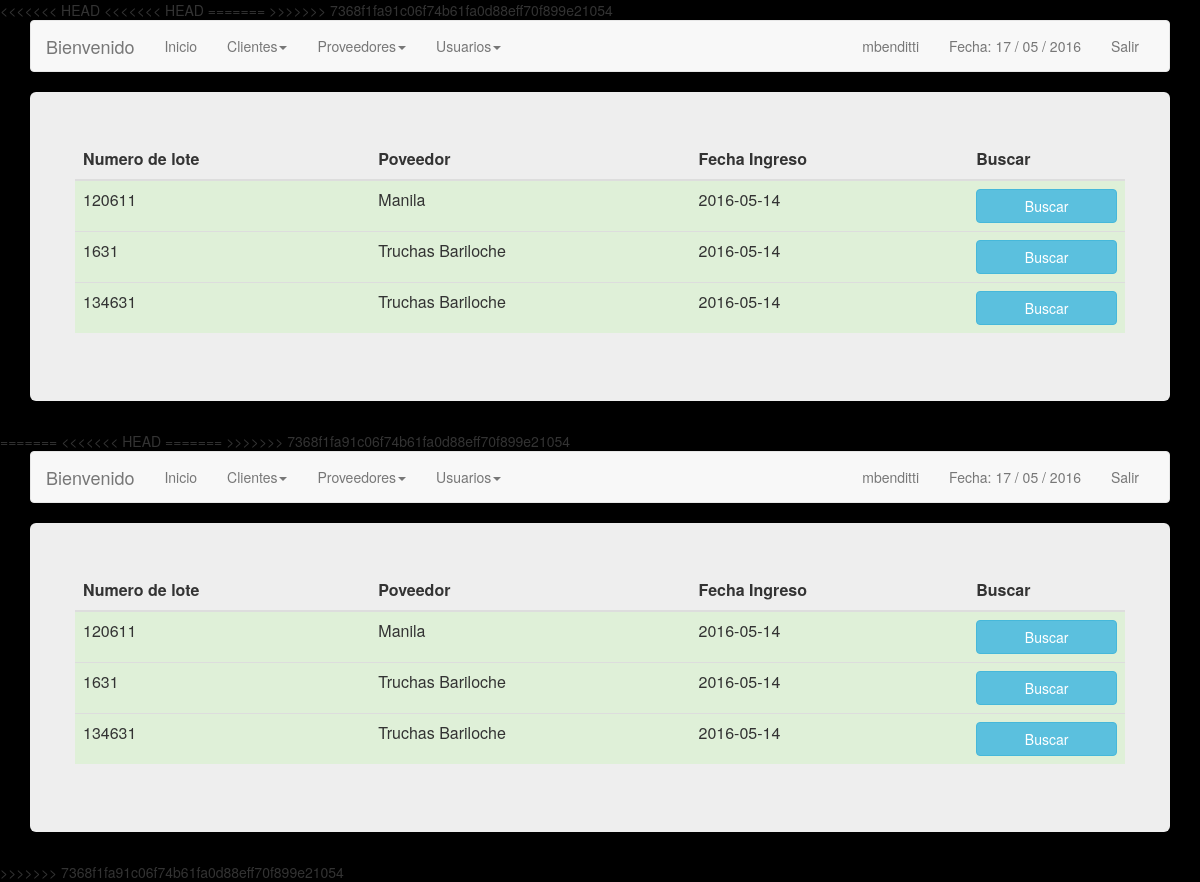
Page /lotes.php (signed in) on the committed database.
### tables this page shows
CREATE TABLE IF NOT EXISTS `lotes` (
  `id_lote` int(11) NOT NULL,
  `proveedor` int(11) NOT NULL,
  PRIMARY KEY (`id_lote`),
  KEY `proveedor` (`proveedor`)
);

CREATE TABLE IF NOT EXISTS `proveedores` (
  `idProveedor` int(11) NOT NULL AUTO_INCREMENT,
  `nombre` varchar(50) NOT NULL,
  `direccion` varchar(50) DEFAULT NULL,
  `telefono` varchar(30) DEFAULT NULL,
  `correo` varchar(50) NOT NULL,
  PRIMARY KEY (`idProveedor`)
);

CREATE TABLE IF NOT EXISTS `ingresos` (
  `idIngreso` int(11) NOT NULL AUTO_INCREMENT,
  `idLote` int(11) NOT NULL,
  `fecha` date NOT NULL,
  `cantidad` decimal(7,2) NOT NULL,
  PRIMARY KEY (`idIngreso`),
  KEY `idLote` (`idLote`)
);

### lotes.php (the view, shortened to what this page needs)
<?php
include('config.php');
$query = mysql_query("SELECT * FROM lotes JOIN proveedores ON proveedor = idProveedor JOIN ingresos ON id_lote = idLote") or die(mysql_error());
?>
<!DOCTYPE html>
<html lang="en">
  <head>
    <link href="css/bootstrap.min.css" rel="stylesheet">
  </head>
  <body>
    <br>
        <div class="container">
      <div class="navbar navbar-default" role="navigation">
        <div class="container-fluid">
          <div class="navbar-header">
            <a class="navbar-brand" href="#">Bienvenido </a>
          </div>
          <div class="navbar-collapse collapse">
            <ul class="nav navbar-nav">
              <li class=""><a href="inicio.php">Inicio</a></li>
              <li class="dropdown">
              	<a class="dropdown-toggle" data-toggle="dropdown" href="#">Clientes<span class="caret"></span></a>
              </li>
              <li class="dropdown">
              	<a class="dropdown-toggle" data-toggle="dropdown" href="#">Proveedores<span class="caret"></span></a>
              </li>
			  <?php
					if($_SESSION["permiso"] == 1) {
						?> <li class="dropdown">
              					<a class="dropdown-toggle" data-toggle="dropdown" href="#">Usuarios<span class="caret"></span></a>
              				</li><?php
					}
			  ?>
            </ul>
            <ul class="nav navbar-nav navbar-right">
               <li><a href=""> <?php echo $_SESSION["s_username"]; ?> </a></li>
              <li><a href="">Fecha:
              	<?php
              	echo date("d / m / Y");
              	?></a></li>
              <li><a href="cerrar.php">Salir</a></li>
            </ul>
          </div>
        </div>
      </div>
      <div class="jumbotron">
<div class="row">
              <table class="table table-hover">
                	<thead>
                    	<th> Numero de lote </th>
                        <th> Poveedor </th>
						<th> Fecha Ingreso </th>
						<th> Buscar </th>
                    </thead>
                    <tbody>
                    	<?php while($lotes = mysql_fetch_array($query)){ ?>
                        <tr class="success">
                            <td> <?php echo $lotes['id_lote']; ?> </td>
                            <td> <?php echo $lotes['nombre']; ?> </td>
							<td> <?php echo $lotes['fecha']; ?> </td>
							<td>  <a href="seguimiento_lote.php?idLote=<?php echo $lotes['idLote'];?>" role="button"  class="btn btn-info btn-primary btn-block"> Buscar </a></td>
                        </tr>
                        <?php } ?>
                    </tbody>
				</table>
</div>
      </div>
    </div>
  </body>
<?php
include('config.php');
$query = mysql_query("SELECT * FROM lotes JOIN proveedores ON proveedor = idProveedor JOIN ingresos ON id_lote = idLote") or die(mysql_error());
?>
<!DOCTYPE html>
<html lang="en">
  <head>
    <link href="css/bootstrap.min.css" rel="stylesheet">
  </head>
  <body>
    <br>
        <div class="container">
      <div class="navbar navbar-default" role="navigation">
        <div class="container-fluid">
          <div class="navbar-header">
            <a class="navbar-brand" href="#">Bienvenido </a>
          </div>
          <div class="navbar-collapse collapse">
            <ul class="nav navbar-nav">
              <li class=""><a href="inicio.php">Inicio</a></li>
              <li class="dropdown">
              	<a class="dropdown-toggle" data-toggle="dropdown" href="#">Clientes<span class="caret"></span></a>
              </li>
              <li class="dropdown">
              	<a class="dropdown-toggle" data-toggle="dropdown" href="#">Proveedores<span class="caret"></span></a>
              </li>
			  <?php
					if($_SESSION["permiso"] == 1) {
						?> <li class="dropdown">
              					<a class="dropdown-toggle" data-toggle="dropdown" href="#">Usuarios<span class="caret"></span></a>
              				</li><?php
					}
			  ?>
            </ul>
            <ul class="nav navbar-nav navbar-right">
               <li><a href=""> <?php echo $_SESSION["s_username"]; ?> </a></li>
              <li><a href="">Fecha:
              	<?php
              	echo date("d / m / Y");
              	?></a></li>
              <li><a href="cerrar.php">Salir</a></li>
            </ul>
          </div>
        </div>
      </div>
      <div class="jumbotron">
<div class="row">
              <table class="table table-hover">
                	<thead>
                    	<th> Numero de lote </th>
                        <th> Poveedor </th>
						<th> Fecha Ingreso </th>
						<th> Buscar </th>
                    </thead>
                    <tbody>
                    	<?php while($lotes = mysql_fetch_array($query)){ ?>
                        <tr class="success">
                            <td> <?php echo $lotes['id_lote']; ?> </td>
                            <td> <?php echo $lotes['nombre']; ?> </td>
							<td> <?php echo $lotes['fecha']; ?> </td>
							<td>  <a href="seguimiento_lote.php?idLote=<?php echo $lotes['idLote'];?>" role="button"  class="btn btn-info btn-primary btn-block"> Buscar </a></td>
                        </tr>
                        <?php } ?>
                    </tbody>
				</table>
</div>
      </div>
    </div>
  </body>
</html>

### lotes.php (style rules this page uses)
body { background: #000; }

### rows in the picture
lotes: id_lote "120611", proveedor.nombre "Manila", ingresos.fecha "2016-05-14"
lotes: id_lote "1631", proveedor.nombre "Truchas Bariloche", ingresos.fecha "2016-05-14"
lotes: id_lote "134631", proveedor.nombre "Truchas Bariloche", ingresos.fecha "2016-05-14"

### other values in the picture
$_SESSION["s_username"] "mbenditti"
